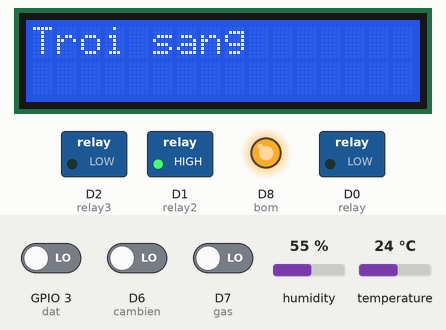
Recording of a sketch running on a simulated ESP8266 (NodeMCU). Shown: 16×2 character LCD, switched loads named in the sketch (green lamp = pin HIGH), output pins drawn as LEDs (lit = HIGH). The test bench sets the inputs (shaded band); at power-on: temperature 24 °C, GPIO 3 (dat) LOW, D6 (cambien) LOW, D7 (gas) LOW, humidity 55 %. WiFi joins after 1.5 s; servers stay silent unless stated; what the sketch prints to the serial monitor is not drawn.

Above: at 4.2 s.
4.3 s: temperature set to 30 °C
8.1 s: temperature set to 33 °C
At 9.3 s:
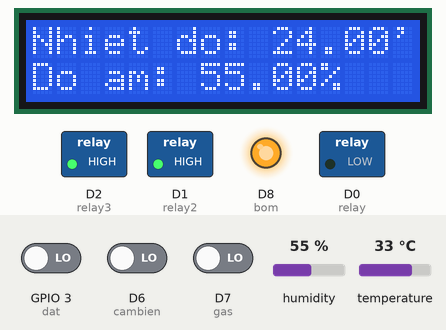
11.9 s: GPIO 3 (dat) driven HIGH
At 13.6 s:
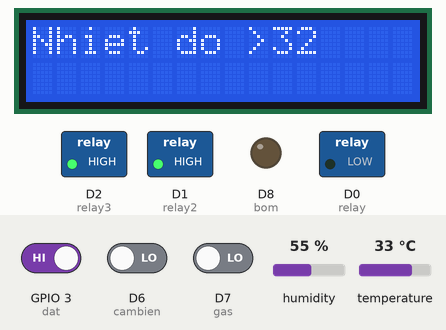
15.7 s: D6 (cambien) driven HIGH
At 17.8 s:
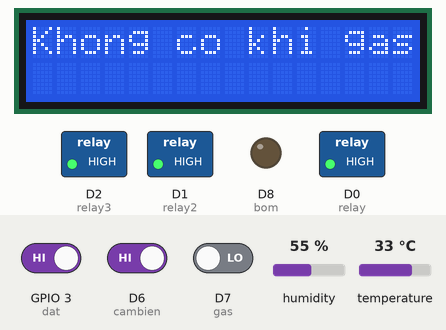
19.5 s: D7 (gas) driven HIGH
23.3 s: GPIO 3 (dat) driven LOW
At 24.7 s:
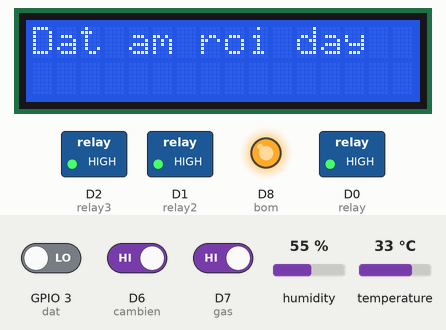
Timing chart, 0 to 26.3 s (numbered marks = the images above; inputs shaded):
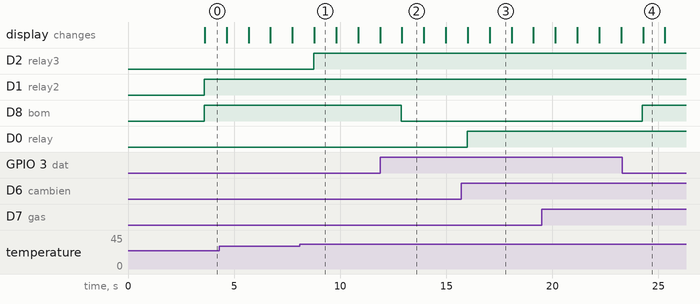

Measured:
- the behaviour switches between 31 and 32 °C on temperature (found by bisection; images 0 and 1)
- after the input at 8.1 s, D2 (relay3): LOW → HIGH after 0.66 s
- after the input at 11.9 s, D8 (bom): HIGH → LOW after 0.99 s
- after the input at 15.7 s, D0 (relay): LOW → HIGH after 0.29 s
- after the input at 23.3 s, D8 (bom): LOW → HIGH after 0.95 s
- what the display in image 1 shows lasts 1.0 s, from 8.8 s to 9.8 s

The sketch:

lcd_esp_mqtt.ino
```cpp
#include <DHTesp.h>
#include <LiquidCrystal_I2C.h>
#include <Wire.h>;
#include <ESP8266WiFi.h>

int cambien=12;   //Chan D6
int relay =16;    //Chan D0
int relay2=5;     //Chan D1
int relay3=4;     //Chan D2
int gas=13;       //Chan D7
int bom=15;       //Chan D8
int dat=3;        //Chan D9
                  //LCD: chan SDA=D3, SCL=D4
#define DHTpin 14 //chan D5
DHTesp dht;

int lcdColumns = 16;
int lcdRows = 2;
const char *ssid     = "TRONG TAN";
const char *password = "trongtan2000";

LiquidCrystal_I2C lcd(0x27, lcdColumns, lcdRows);

void load(){
  delay(dht.getMinimumSamplingPeriod());
  int as = digitalRead(cambien); // Đọc cảm biến ánh sáng
  int khigas = digitalRead(gas); //Đọc cảm biến khí gas
  float h= dht.getHumidity();
  float t= dht.getTemperature();
  String nd="Nhiet do: "+ String(round(t))+"'C ";
  String da="Do am: "+String(round(h))+"%";
  int dadat = digitalRead(dat);
 if (as==int(1)) {
    digitalWrite(relay,HIGH);
  } else {
    digitalWrite(relay,LOW);
  }
  if (khigas<int(100)) {
    digitalWrite(relay2,HIGH);
  } else {
    digitalWrite(relay2,LOW);
  }
  if (round(t)>=32) {;
    digitalWrite(relay3,HIGH);
  } else {
    digitalWrite(relay3,LOW);
  }
   if (dadat==int(0)) {
    digitalWrite(bom,HIGH);
  } else {
    digitalWrite(bom,LOW);
  }
}

void print_sensor(String a, String b){
    lcd.clear();
    lcd.setCursor(0, 0);
    lcd.print(a);
    load();
    lcd.setCursor(0, 1);
    lcd.print(b);
}

void setup() {
  dht.setup(DHTpin, DHTesp::DHT11);
  pinMode(cambien,INPUT);
  pinMode(gas,INPUT);
  pinMode(dat,INPUT);
  pinMode(relay,OUTPUT);
  pinMode(relay2,OUTPUT);
  pinMode(relay3,OUTPUT);
  pinMode(bom,OUTPUT);
  Wire.begin(D3, D4);
  lcd.begin();
  lcd.backlight();
  lcd.setCursor(0, 0);
  lcd.print("Da khoi dong");
  delay(1000);
  WiFi.begin(ssid, password);
  while ( WiFi.status() != WL_CONNECTED )
  {
    delay ( 500 );
    Serial.print ( "." );
  }
  Serial.println( "Got Wifi" );
}

void loop() {

  int as = digitalRead(cambien); // Đọc cảm biến ánh sáng
  int khigas = digitalRead(gas); //Đọc cảm biến khí gas
  int dadat = digitalRead(dat);
  float h= dht.getHumidity();
  float t= dht.getTemperature();
  String nd="Nhiet do: "+ String(round(t))+"'C ";
  String da="Do am: "+String(round(h))+"%";

  load();
  if (as==int(1)) {
  print_sensor("Troi toi","Relay dang bat");
  } else {
  print_sensor("Troi sang","Relay dang tat");
  }

  if (khigas==int(1)) {
    print_sensor("Co khi gas","Bao dong");
  } else {
    print_sensor("Khong co khi gas","An toan");
  }

  if (dadat==int(0)) {
    print_sensor("Dat kho qua","");
  } else {
    print_sensor("Dat am roi day","");
  }

  if (round(t)>=32) {
  print_sensor("Nhiet do >32","Quat dang bat");
  } else {
  print_sensor("Nhiet do <32","Quat dang tat");
  }
  print_sensor(nd,da);
}
```
